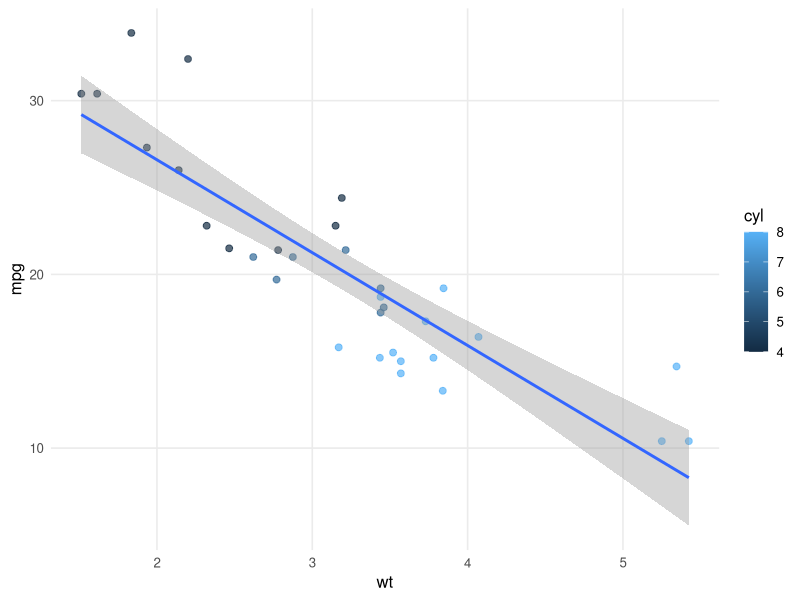
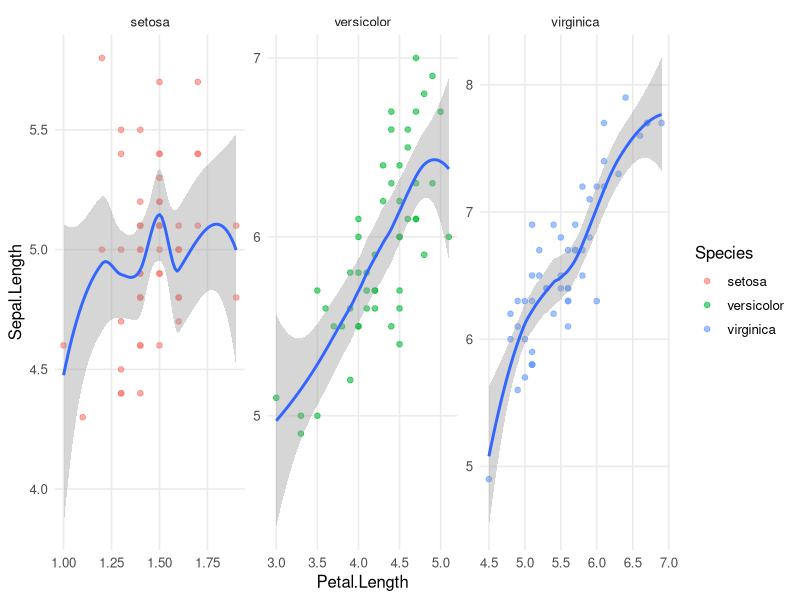
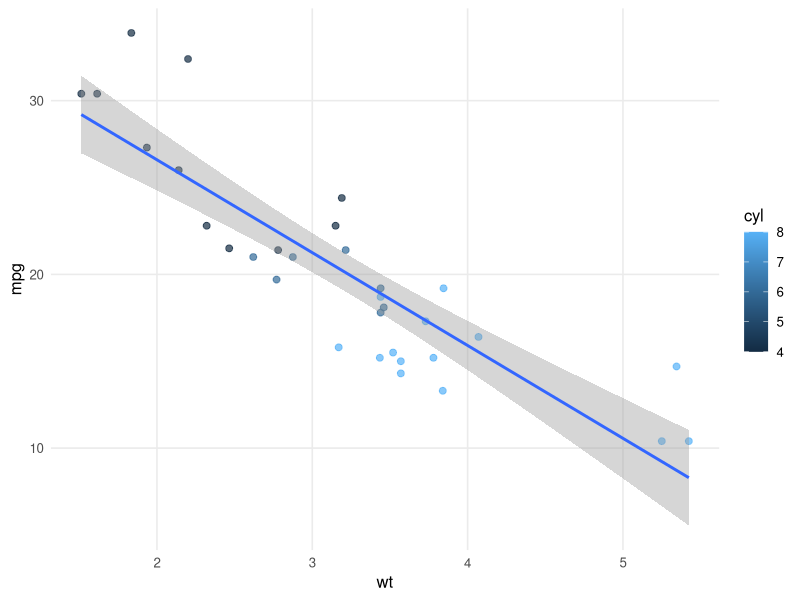
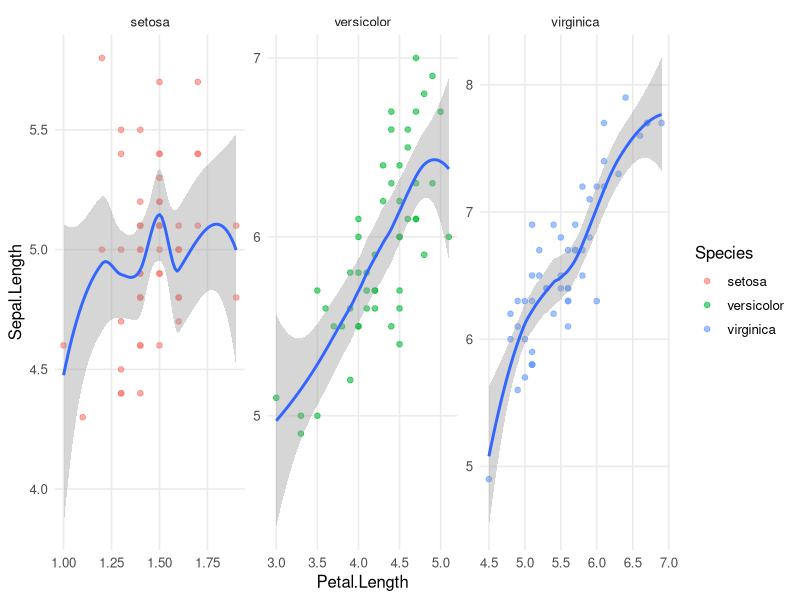

The R source for these figures, in order:
## ---- chunk 1
#| label: setup
# install.packages(c("tidyverse","here")) 
library(tidyverse)
library(here)

# folders
dir.create(here("Week_10","output"), recursive = TRUE, showWarnings = FALSE)
## ---- chunk 2
#| label: fn-group-summary #per-group summaries (n, mean, sd) for any numeric column, grouped by 1 or 2 factors.
group_summary <- function(data, value, group1, group2 = NULL) {
value  <- enquo(value)
group1 <- enquo(group1)
group2 <- enquo(group2)

if (rlang::quo_is_null(group2)) {
data %>%
group_by(!!group1) %>%
summarise(
n    = dplyr::n(),
mean = mean(!!value, na.rm = TRUE),
sd   = sd(!!value, na.rm = TRUE),
.groups = "drop"
)
} else {
data %>%
group_by(!!group1, !!group2) %>%
summarise(
n    = dplyr::n(),
mean = mean(!!value, na.rm = TRUE),
sd   = sd(!!value, na.rm = TRUE),
.groups = "drop"
)
}
}
## ---- chunk 3
iris_sum <- group_summary(iris, value = Sepal.Length, group1 = Species) ##Sepal.Length by Species
iris_sum
## ---- chunk 4
mtcars_sum <- group_summary(mtcars, value = mpg, group1 = cyl, group2 = am)
mtcars_sum #MPG by cyl and am
write_csv(mtcars_sum, here("Week_10","output","mtcars_mpg_by_cyl_am.csv"))

## ---- chunk 5
#| label: fn-smart-scatter #polished scatter with trendline, color, and facet
smart_scatter <- function(data, x, y,
                          color = NULL,
                          facet = NULL,
                          trend = c("lm","loess","none"),
                          point_alpha = 0.7,
                          point_size = 2) {
  x <- rlang::enquo(x)
  y <- rlang::enquo(y)
  color <- rlang::enquo(color)
  facet <- rlang::enquo(facet)
  trend <- match.arg(trend)

  p <- ggplot(data, aes(x = !!x, y = !!y)) +
    geom_point(aes(color = !!color), alpha = point_alpha, size = point_size) +
    labs(
      x = rlang::as_name(x),
      y = rlang::as_name(y),
      color = if (!rlang::quo_is_null(color)) rlang::as_name(color) else NULL
    ) +
    theme_minimal(base_size = 12) +
    theme(panel.grid.minor = element_blank())

  if (trend != "none") {
    method <- if (trend == "lm") "lm" else "loess"
    p <- p + geom_smooth(method = method, se = TRUE)
  }

  if (!rlang::quo_is_null(facet)) {
    p <- p + facet_wrap(vars(!!facet), scales = "free")
  }

  return(p)
}

## ---- chunk 6
p1 <- smart_scatter(mtcars, x = wt, y = mpg, color = cyl, trend = "lm")
p1
ggsave(here("Week_10","output","mtcars_mpg_vs_wt_by_cyl.png"),
       p1, width = 8, height = 5, dpi = 320)
## ---- chunk 7
#Sepal.Length vs Petal.Length, color + facet by Species, with loess trend
p2 <- smart_scatter(iris, x = Petal.Length, y = Sepal.Length, 
                    color = Species, facet = Species, 
                    trend = "loess", point_alpha = 0.6, point_size = 1.6) 
p2
 
ggsave(here("Week_10","output","iris_sepal_vs_petal_faceted.png"), p2, width = 10, height = 6, dpi = 320)
